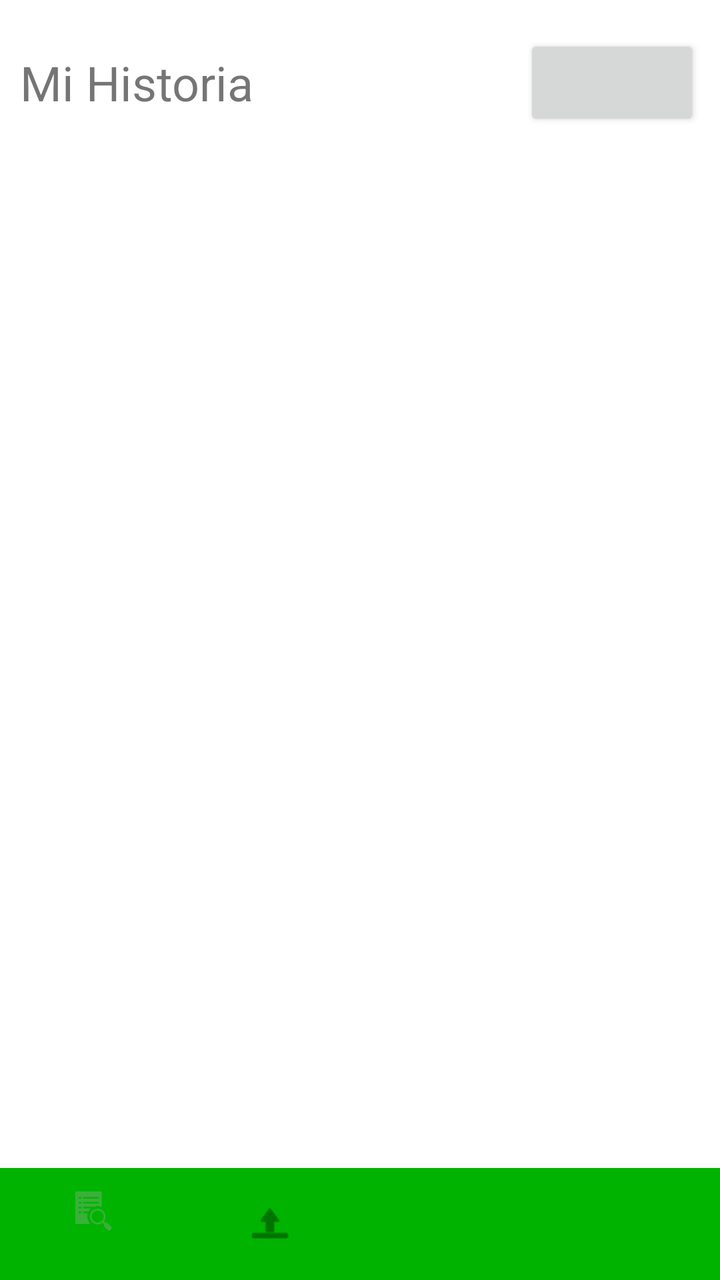
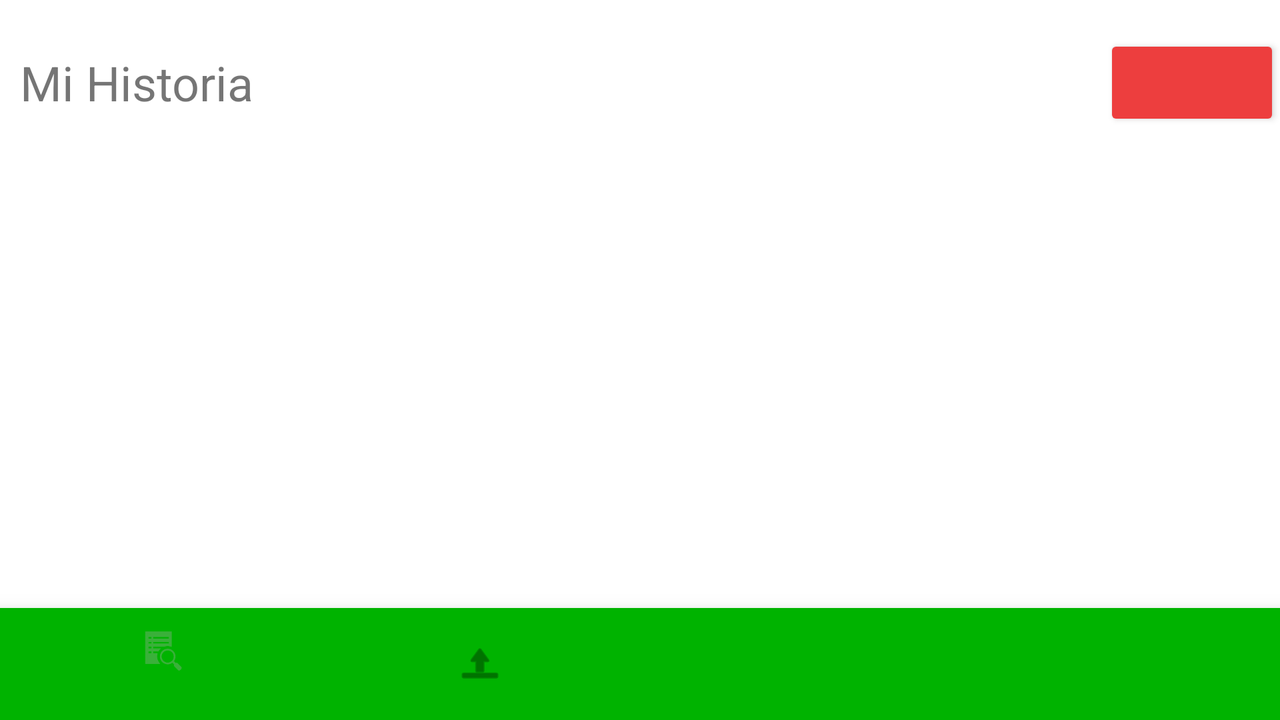

An Android layout and its configuration variant, each rendered on a device that would load it. The default file and the variant file are quoted in full after the pictures.
<!-- AndroidManifest.xml: application theme Theme.Recicops -->
<!-- res/layout/fragment_history_list.xml -->
<?xml version="1.0" encoding="utf-8"?>
<androidx.constraintlayout.widget.ConstraintLayout xmlns:android="http://schemas.android.com/apk/res/android"
    xmlns:app="http://schemas.android.com/apk/res-auto"
    xmlns:tools="http://schemas.android.com/tools"
    android:layout_width="match_parent"
    android:layout_height="match_parent"
    tools:context=".ui.core.History_List">

    <TextView
        android:id="@+id/textView5"
        android:layout_width="0dp"
        android:layout_height="wrap_content"
        android:layout_marginStart="10dp"
        android:layout_marginTop="25dp"
        android:layout_marginBottom="25dp"
        android:text="@string/mi_historia"
        android:textSize="24sp"
        app:layout_constraintEnd_toStartOf="@+id/button_Sync"
        app:layout_constraintStart_toStartOf="parent"
        app:layout_constraintTop_toTopOf="parent" />
    <androidx.recyclerview.widget.RecyclerView
        android:layout_width="0dp"
        android:layout_height="0dp"
        android:layout_marginStart="10dp"
        android:layout_marginTop="20dp"
        android:layout_marginEnd="10dp"
        app:layout_constraintBottom_toTopOf="@id/bottomNavigation_mainActivity"
        app:layout_constraintEnd_toEndOf="parent"
        app:layout_constraintStart_toStartOf="parent"
        app:layout_constraintTop_toBottomOf="@+id/textView5"
        tools:listitem="@layout/fragment_history_recycler" />


    <com.google.android.material.bottomnavigation.BottomNavigationView
        android:id="@+id/bottomNavigation_mainActivity"
        android:layout_width="0dp"
        android:layout_height="wrap_content"
        app:backgroundTint="@color/green_700"
        app:layout_constraintBottom_toBottomOf="parent"
        app:layout_constraintEnd_toEndOf="parent"
        app:layout_constraintStart_toStartOf="parent"
        app:menu="@menu/bottom_nav_menu" >

    </com.google.android.material.bottomnavigation.BottomNavigationView>

    <Button
        android:id="@+id/button_Sync"
        android:layout_width="0dp"
        android:layout_height="wrap_content"
        android:layout_marginEnd="10dp"
        android:contentDescription="@string/todo"
        android:foreground="@android:drawable/ic_popup_sync"
        android:foregroundGravity="center_vertical|center_horizontal"
        android:foregroundTint="#000000"
        app:layout_constraintBottom_toBottomOf="@+id/textView5"
        app:layout_constraintEnd_toEndOf="parent"
        app:layout_constraintTop_toTopOf="@+id/textView5"
        tools:ignore="SpeakableTextPresentCheck,ImageContrastCheck" />



</androidx.constraintlayout.widget.ConstraintLayout>
<!-- res/layout/fragment_history_recycler.xml (included above) -->
<?xml version="1.0" encoding="utf-8"?>
<androidx.constraintlayout.widget.ConstraintLayout xmlns:android="http://schemas.android.com/apk/res/android"
    xmlns:app="http://schemas.android.com/apk/res-auto"
    xmlns:tools="http://schemas.android.com/tools"
    android:id="@+id/constraintLayout3"
    android:layout_width="match_parent"
    android:layout_height="wrap_content"
    android:layout_marginStart="10dp"
    android:layout_marginEnd="10dp"
    app:layout_constraintEnd_toEndOf="parent"
    app:layout_constraintStart_toStartOf="parent">

    <TextView
        android:id="@+id/textView_Fecha"
        android:layout_width="0dp"
        android:layout_height="wrap_content"
        android:layout_marginTop="5dp"
        android:text="@string/fecha"
        android:textSize="18sp"
        app:layout_constraintEnd_toStartOf="@+id/textView_User"
        app:layout_constraintStart_toStartOf="parent"
        app:layout_constraintTop_toTopOf="parent" />

    <TextView
        android:id="@+id/textView_User"
        android:layout_width="0dp"
        android:layout_height="wrap_content"
        android:layout_marginTop="5dp"
        android:text="@string/nombre_y_apellido"
        android:textSize="18sp"
        app:layout_constraintEnd_toEndOf="parent"
        app:layout_constraintStart_toEndOf="@+id/textView_Fecha"
        app:layout_constraintTop_toTopOf="parent" />

    <View
        android:id="@+id/divider3"
        android:layout_width="0dp"
        android:layout_height="2dp"
        android:background="?android:attr/listDivider"
        app:layout_constraintEnd_toEndOf="parent"
        app:layout_constraintStart_toStartOf="parent"
        app:layout_constraintTop_toTopOf="parent" />

    <View
        android:id="@+id/divider2"
        android:layout_width="0dp"
        android:layout_height="2dp"
        android:layout_marginTop="8dp"
        android:background="?android:attr/listDivider"
        app:layout_constraintEnd_toEndOf="parent"
        app:layout_constraintStart_toStartOf="parent"
        app:layout_constraintTop_toBottomOf="@+id/textView_Fecha" />

    <View
        android:id="@+id/divider5"
        android:layout_width="0dp"
        android:layout_height="2dp"
        android:layout_marginTop="6dp"
        android:background="?android:attr/listDivider"
        app:layout_constraintEnd_toEndOf="parent"
        app:layout_constraintStart_toStartOf="parent"
        app:layout_constraintTop_toBottomOf="@+id/constraintLayout2" />

    <View
        android:id="@+id/divider"
        android:layout_width="2dp"
        android:layout_height="0dp"
        android:background="?android:attr/listDivider"
        app:layout_constraintBottom_toBottomOf="@+id/constraintLayout2"
        app:layout_constraintEnd_toStartOf="@+id/constraintLayout"
        app:layout_constraintStart_toEndOf="@+id/constraintLayout2"
        app:layout_constraintTop_toTopOf="@+id/constraintLayout2" />

    <Space
        android:layout_width="0dp"
        android:layout_height="10dp"
        app:layout_constraintEnd_toEndOf="parent"
        app:layout_constraintStart_toStartOf="parent"
        app:layout_constraintTop_toBottomOf="@+id/constraintLayout2" />

    <androidx.constraintlayout.widget.ConstraintLayout
        android:id="@+id/constraintLayout"
        android:layout_width="0dp"
        android:layout_height="wrap_content"
        app:layout_constraintEnd_toEndOf="parent"
        app:layout_constraintStart_toEndOf="@+id/constraintLayout2"
        app:layout_constraintTop_toTopOf="@+id/constraintLayout2">

        <TextView
            android:id="@+id/textView_botellas_plast"
            android:layout_width="wrap_content"
            android:layout_height="wrap_content"
            android:layout_marginTop="5dp"
            android:layout_marginEnd="5dp"
            android:text="@string/default_int"
            app:layout_constraintEnd_toEndOf="parent"
            app:layout_constraintTop_toTopOf="parent" />

        <TextView
            android:id="@+id/textView_botellas_vid"
            android:layout_width="wrap_content"
            android:layout_height="wrap_content"
            android:layout_marginTop="5dp"
            android:layout_marginEnd="5dp"
            android:text="@string/default_int"
            app:layout_constraintEnd_toEndOf="parent"
            app:layout_constraintTop_toBottomOf="@+id/textView_botellas_plast" />

        <TextView
            android:id="@+id/textView_libras_basura"
            android:layout_width="wrap_content"
            android:layout_height="wrap_content"
            android:layout_marginTop="5dp"
            android:layout_marginEnd="5dp"
            android:text="@string/default_int"
            app:layout_constraintEnd_toEndOf="parent"
            app:layout_constraintTop_toBottomOf="@+id/textView_botellas_vid" />

        <TextView
            android:id="@+id/textView12"
            android:layout_width="wrap_content"
            android:layout_height="wrap_content"
            android:layout_marginStart="5dp"
            android:layout_marginTop="5dp"
            android:text="@string/botellas_de_vidrio"
            app:layout_constraintStart_toStartOf="parent"
            app:layout_constraintTop_toBottomOf="@+id/textView11" />

        <TextView
            android:id="@+id/textView11"
            android:layout_width="wrap_content"
            android:layout_height="wrap_content"
            android:layout_marginStart="5dp"
            android:layout_marginTop="5dp"
            android:text="@string/botellas_de_pl_stico"
            app:layout_constraintStart_toStartOf="parent"
            app:layout_constraintTop_toTopOf="parent" />

        <TextView
            android:id="@+id/textView10"
            android:layout_width="wrap_content"
            android:layout_height="wrap_content"
            android:layout_marginStart="5dp"
            android:layout_marginTop="5dp"
            android:text="@string/libras_de_basura"
            app:layout_constraintStart_toStartOf="parent"
            app:layout_constraintTop_toBottomOf="@+id/textView12" />

    </androidx.constraintlayout.widget.ConstraintLayout>

    <androidx.constraintlayout.widget.ConstraintLayout
        android:id="@+id/constraintLayout2"
        android:layout_width="0dp"
        android:layout_height="wrap_content"
        android:layout_marginTop="10dp"
        app:layout_constraintEnd_toStartOf="@+id/constraintLayout"
        app:layout_constraintStart_toStartOf="parent"
        app:layout_constraintTop_toBottomOf="@+id/textView_Fecha">

        <TextView
            android:id="@+id/textView_bolsas_plast"
            android:layout_width="wrap_content"
            android:layout_height="wrap_content"
            android:layout_marginTop="5dp"
            android:layout_marginEnd="5dp"
            android:text="@string/default_int"
            app:layout_constraintEnd_toEndOf="parent"
            app:layout_constraintTop_toBottomOf="@+id/textView_envases_duro" />

        <TextView
            android:id="@+id/textView14"
            android:layout_width="wrap_content"
            android:layout_height="wrap_content"
            android:layout_marginStart="5dp"
            android:layout_marginTop="5dp"
            android:text="@string/envases_de_duroport"
            app:layout_constraintStart_toStartOf="parent"
            app:layout_constraintTop_toBottomOf="@+id/textView13" />

        <TextView
            android:id="@+id/textView13"
            android:layout_width="wrap_content"
            android:layout_height="wrap_content"
            android:layout_marginStart="5dp"
            android:layout_marginTop="5dp"
            android:text="@string/envases_de_pl_stico"
            app:layout_constraintStart_toStartOf="parent"
            app:layout_constraintTop_toTopOf="parent" />

        <TextView
            android:id="@+id/textView8"
            android:layout_width="wrap_content"
            android:layout_height="wrap_content"
            android:layout_marginStart="5dp"
            android:layout_marginTop="5dp"
            android:text="@string/bolsas_de_pl_stico"
            app:layout_constraintStart_toStartOf="parent"
            app:layout_constraintTop_toBottomOf="@+id/textView14" />

        <TextView
            android:id="@+id/textView_envases_plast"
            android:layout_width="wrap_content"
            android:layout_height="wrap_content"
            android:layout_marginTop="5dp"
            android:layout_marginEnd="5dp"
            android:text="@string/default_int"
            app:layout_constraintEnd_toEndOf="parent"
            app:layout_constraintTop_toTopOf="parent" />

        <TextView
            android:id="@+id/textView_envases_duro"
            android:layout_width="wrap_content"
            android:layout_height="wrap_content"
            android:layout_marginTop="5dp"
            android:layout_marginEnd="5dp"
            android:text="@string/default_int"
            app:layout_constraintEnd_toEndOf="parent"
            app:layout_constraintTop_toBottomOf="@+id/textView_envases_plast" />

    </androidx.constraintlayout.widget.ConstraintLayout>

</androidx.constraintlayout.widget.ConstraintLayout>
<!-- resources referenced by this layout -->
<resources>
  <color name="green_700">#00B300</color>
  <string name="bolsas_de_pl_stico">Bolsas de Plástico:</string>
  <string name="botellas_de_pl_stico">Botellas de Plástico:</string>
  <string name="botellas_de_vidrio">Botellas de Vidrio:</string>
  <string name="default_int">0</string>
  <string name="envases_de_duroport">Envases de Duroport:</string>
  <string name="envases_de_pl_stico">Envases de Plástico:</string>
  <string name="fecha">Fecha</string>
  <string name="libras_de_basura">Libras de Basura:</string>
  <string name="mi_historia">Mi Historia</string>
  <string name="nombre_y_apellido">Usuario</string>
  <string name="todo">TODO</string>
  <style name="Theme.Recicops" parent="Theme.MaterialComponents.Light.NoActionBar">
          
          <item name="colorPrimary">@color/green_500</item>
          <item name="colorPrimaryVariant">@color/green_700</item>
          <item name="colorOnPrimary">@color/white</item>
          
          <item name="colorSecondary">@color/teal_200</item>
          <item name="colorSecondaryVariant">@color/teal_700</item>
          <item name="colorOnSecondary">@color/black</item>
          
          <item name="android:statusBarColor" tools:targetApi="l">?attr/colorPrimaryVariant</item>
          
      </style>
  <color name="green_500">#3AB03A</color>
  <color name="white">#FFFFFFFF</color>
  <color name="teal_200">#FF03DAC5</color>
  <color name="teal_700">#FF018786</color>
  <color name="black">#FF000000</color>
</resources>
<!-- res/layout-land/fragment_history_list.xml (the author's variant of the layout above) -->
<!-- drawn on the phone turned sideways -->
<?xml version="1.0" encoding="utf-8"?>
<androidx.constraintlayout.widget.ConstraintLayout xmlns:android="http://schemas.android.com/apk/res/android"
    xmlns:app="http://schemas.android.com/apk/res-auto"
    xmlns:tools="http://schemas.android.com/tools"
    android:layout_width="match_parent"
    android:layout_height="match_parent"
    tools:context=".ui.core.History_List">

    <TextView
        android:id="@+id/textView5"
        android:layout_width="0dp"
        android:layout_height="wrap_content"
        android:layout_marginStart="10dp"
        android:layout_marginTop="25dp"
        android:layout_marginBottom="25dp"
        android:text="@string/mi_historia"
        android:textSize="24sp"
        app:layout_constraintBottom_toTopOf="@+id/constraintLayout3"
        app:layout_constraintEnd_toStartOf="@+id/button_deleteRecycler_Items"
        app:layout_constraintStart_toStartOf="parent"
        app:layout_constraintTop_toTopOf="parent" />

    <androidx.constraintlayout.widget.ConstraintLayout
        android:id="@+id/constraintLayout3"
        android:layout_width="0dp"
        android:layout_height="0dp"
        android:layout_marginStart="10dp"
        android:layout_marginEnd="10dp"
        android:visibility="invisible"
        app:layout_constraintBottom_toTopOf="@+id/bottomNavigation_mainActivity"
        app:layout_constraintEnd_toEndOf="parent"
        app:layout_constraintHorizontal_bias="1.0"
        app:layout_constraintStart_toStartOf="parent"
        app:layout_constraintTop_toBottomOf="@+id/textView5"
        tools:context=".ui.core.Past_Recyclers">

        <TextView
            android:id="@+id/textView_Fecha"
            android:layout_width="0dp"
            android:layout_height="wrap_content"
            android:text="@string/fecha"
            android:textSize="18sp"
            app:layout_constraintBottom_toTopOf="@+id/divider2"
            app:layout_constraintStart_toStartOf="parent"
            app:layout_constraintTop_toTopOf="parent" />

        <View
            android:id="@+id/divider2"
            android:layout_width="0dp"
            android:layout_height="2dp"
            android:layout_marginTop="8dp"
            android:background="?android:attr/listDivider"
            app:layout_constraintEnd_toEndOf="parent"
            app:layout_constraintStart_toStartOf="parent"
            app:layout_constraintTop_toBottomOf="@+id/textView_Fecha" />

        <View
            android:id="@+id/divider"
            android:layout_width="2dp"
            android:layout_height="0dp"
            android:background="?android:attr/listDivider"
            app:layout_constraintBottom_toBottomOf="@+id/constraintLayout2"
            app:layout_constraintEnd_toStartOf="@+id/constraintLayout"
            app:layout_constraintStart_toEndOf="@+id/constraintLayout2"
            app:layout_constraintTop_toTopOf="@+id/constraintLayout2" />

        <androidx.constraintlayout.widget.ConstraintLayout
            android:id="@+id/constraintLayout"
            android:layout_width="0dp"
            android:layout_height="wrap_content"
            android:layout_marginTop="10dp"
            app:layout_constraintEnd_toEndOf="parent"
            app:layout_constraintStart_toEndOf="@+id/constraintLayout2"
            app:layout_constraintTop_toBottomOf="@+id/textView_Fecha">

            <TextView
                android:id="@+id/textView_botellas_plast"
                android:layout_width="wrap_content"
                android:layout_height="wrap_content"
                android:layout_marginTop="5dp"
                android:layout_marginEnd="5dp"
                android:text="@string/default_int"
                app:layout_constraintEnd_toEndOf="parent"
                app:layout_constraintTop_toTopOf="parent" />

            <TextView
                android:id="@+id/textView_botellas_vid"
                android:layout_width="wrap_content"
                android:layout_height="wrap_content"
                android:layout_marginTop="5dp"
                android:layout_marginEnd="5dp"
                android:text="@string/default_int"
                app:layout_constraintEnd_toEndOf="parent"
                app:layout_constraintTop_toBottomOf="@+id/textView_botellas_plast" />

            <TextView
                android:id="@+id/textView_libras_basura"
                android:layout_width="wrap_content"
                android:layout_height="wrap_content"
                android:layout_marginTop="5dp"
                android:layout_marginEnd="5dp"
                android:text="@string/default_int"
                app:layout_constraintEnd_toEndOf="parent"
                app:layout_constraintTop_toBottomOf="@+id/textView_botellas_vid" />

            <TextView
                android:id="@+id/textView12"
                android:layout_width="wrap_content"
                android:layout_height="wrap_content"
                android:layout_marginStart="5dp"
                android:layout_marginTop="5dp"
                android:text="@string/botellas_de_vidrio"
                app:layout_constraintStart_toStartOf="parent"
                app:layout_constraintTop_toBottomOf="@+id/textView11" />

            <TextView
                android:id="@+id/textView11"
                android:layout_width="wrap_content"
                android:layout_height="wrap_content"
                android:layout_marginStart="5dp"
                android:layout_marginTop="5dp"
                android:text="@string/botellas_de_pl_stico"
                app:layout_constraintStart_toStartOf="parent"
                app:layout_constraintTop_toTopOf="parent" />

            <TextView
                android:id="@+id/textView10"
                android:layout_width="wrap_content"
                android:layout_height="wrap_content"
                android:layout_marginStart="5dp"
                android:layout_marginTop="5dp"
                android:text="@string/libras_de_basura"
                app:layout_constraintStart_toStartOf="parent"
                app:layout_constraintTop_toBottomOf="@+id/textView12" />

        </androidx.constraintlayout.widget.ConstraintLayout>

        <androidx.constraintlayout.widget.ConstraintLayout
            android:id="@+id/constraintLayout2"
            android:layout_width="0dp"
            android:layout_height="wrap_content"
            android:layout_marginTop="10dp"
            app:layout_constraintEnd_toStartOf="@+id/constraintLayout"
            app:layout_constraintStart_toStartOf="parent"
            app:layout_constraintTop_toBottomOf="@+id/textView_Fecha">

            <TextView
                android:id="@+id/textView_bolsas_plast"
                android:layout_width="wrap_content"
                android:layout_height="wrap_content"
                android:layout_marginTop="5dp"
                android:layout_marginEnd="5dp"
                android:text="@string/default_int"
                app:layout_constraintEnd_toEndOf="parent"
                app:layout_constraintTop_toBottomOf="@+id/textView_envases_duro" />

            <TextView
                android:id="@+id/textView14"
                android:layout_width="wrap_content"
                android:layout_height="wrap_content"
                android:layout_marginStart="5dp"
                android:layout_marginTop="5dp"
                android:text="@string/envases_de_duroport"
                app:layout_constraintStart_toStartOf="parent"
                app:layout_constraintTop_toBottomOf="@+id/textView13" />

            <TextView
                android:id="@+id/textView13"
                android:layout_width="wrap_content"
                android:layout_height="wrap_content"
                android:layout_marginStart="5dp"
                android:text="@string/envases_de_pl_stico"
                app:layout_constraintStart_toStartOf="parent"
                app:layout_constraintTop_toTopOf="parent" />

            <TextView
                android:id="@+id/textView8"
                android:layout_width="wrap_content"
                android:layout_height="wrap_content"
                android:layout_marginStart="5dp"
                android:layout_marginTop="5dp"
                android:text="@string/bolsas_de_pl_stico"
                app:layout_constraintStart_toStartOf="parent"
                app:layout_constraintTop_toBottomOf="@+id/textView14" />

            <TextView
                android:id="@+id/textView_envases_plast"
                android:layout_width="wrap_content"
                android:layout_height="wrap_content"
                android:layout_marginTop="5dp"
                android:layout_marginEnd="5dp"
                android:text="@string/default_int"
                app:layout_constraintEnd_toEndOf="parent"
                app:layout_constraintTop_toTopOf="parent" />

            <TextView
                android:id="@+id/textView_envases_duro"
                android:layout_width="wrap_content"
                android:layout_height="wrap_content"
                android:layout_marginTop="5dp"
                android:layout_marginEnd="5dp"
                android:text="@string/default_int"
                app:layout_constraintEnd_toEndOf="parent"
                app:layout_constraintTop_toBottomOf="@+id/textView_envases_plast" />

        </androidx.constraintlayout.widget.ConstraintLayout>

        <View
            android:id="@+id/divider3"
            android:layout_width="0dp"
            android:layout_height="2dp"
            android:background="?android:attr/listDivider"
            app:layout_constraintEnd_toEndOf="parent"
            app:layout_constraintStart_toStartOf="parent"
            app:layout_constraintTop_toTopOf="parent" />

    </androidx.constraintlayout.widget.ConstraintLayout>

    <com.google.android.material.bottomnavigation.BottomNavigationView
        android:id="@+id/bottomNavigation_mainActivity"
        android:layout_width="0dp"
        android:layout_height="wrap_content"
        app:backgroundTint="@color/green_700"
        app:layout_constraintBottom_toBottomOf="parent"
        app:layout_constraintEnd_toEndOf="parent"
        app:layout_constraintStart_toStartOf="parent"
        app:menu="@menu/bottom_nav_menu" >

    </com.google.android.material.bottomnavigation.BottomNavigationView>

    <androidx.recyclerview.widget.RecyclerView
        android:id="@+id/history_recycler"
        android:layout_width="0dp"
        android:layout_height="0dp"
        android:layout_marginStart="10dp"
        android:layout_marginTop="20dp"
        android:layout_marginEnd="10dp"
        app:layout_constraintBottom_toBottomOf="@+id/constraintLayout3"
        app:layout_constraintEnd_toEndOf="parent"
        app:layout_constraintStart_toStartOf="parent"
        app:layout_constraintTop_toBottomOf="@+id/textView5"
        tools:listitem="@layout/fragment_history_recycler" />

    <Button
        android:id="@+id/button_deleteRecycler_Items"
        android:layout_width="wrap_content"
        android:layout_height="wrap_content"
        android:backgroundTint="#ED3E3E"
        android:foreground="@android:drawable/ic_menu_delete"
        android:foregroundGravity="center_vertical|center_horizontal"
        android:foregroundTint="#000000"
        app:layout_constraintBottom_toBottomOf="@+id/textView5"
        app:layout_constraintEnd_toEndOf="parent"
        app:layout_constraintStart_toEndOf="@+id/textView5"
        app:layout_constraintTop_toTopOf="@+id/textView5"
        tools:ignore="SpeakableTextPresentCheck" />

</androidx.constraintlayout.widget.ConstraintLayout>
<!-- resources referenced by the variant -->
<!-- as the phone turned sideways resolves them -->
<resources>
  <color name="green_700">#00B300</color>
  <string name="bolsas_de_pl_stico">Bolsas de Plástico:</string>
  <string name="botellas_de_pl_stico">Botellas de Plástico:</string>
  <string name="botellas_de_vidrio">Botellas de Vidrio:</string>
  <string name="default_int">0</string>
  <string name="envases_de_duroport">Envases de Duroport:</string>
  <string name="envases_de_pl_stico">Envases de Plástico:</string>
  <string name="fecha">Fecha</string>
  <string name="libras_de_basura">Libras de Basura:</string>
  <string name="mi_historia">Mi Historia</string>
  <string name="nombre_y_apellido">Usuario</string>
  <style name="Theme.Recicops" parent="Theme.MaterialComponents.Light.NoActionBar">
          
          <item name="colorPrimary">@color/green_500</item>
          <item name="colorPrimaryVariant">@color/green_700</item>
          <item name="colorOnPrimary">@color/white</item>
          
          <item name="colorSecondary">@color/teal_200</item>
          <item name="colorSecondaryVariant">@color/teal_700</item>
          <item name="colorOnSecondary">@color/black</item>
          
          <item name="android:statusBarColor" tools:targetApi="l">?attr/colorPrimaryVariant</item>
          
      </style>
  <color name="green_500">#3AB03A</color>
  <color name="white">#FFFFFFFF</color>
  <color name="teal_200">#FF03DAC5</color>
  <color name="teal_700">#FF018786</color>
  <color name="black">#FF000000</color>
</resources>
